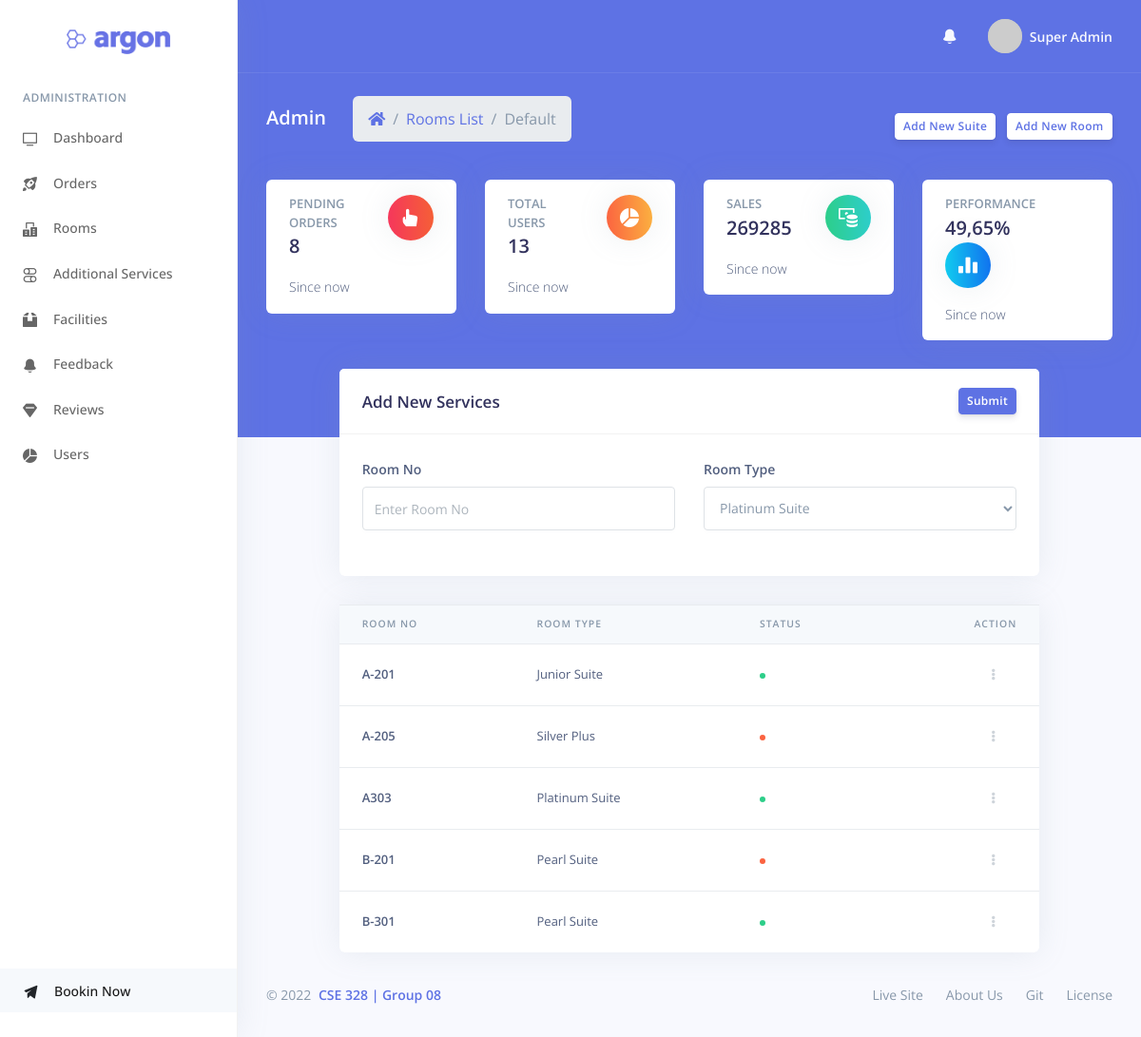
The page /?page=rooms (signed in) on the database its author committed.
### tables this page shows
CREATE TABLE `user` (
  `id` int(11) NOT NULL,
  `email` varchar(50) NOT NULL,
  `name` varchar(250) NOT NULL,
  `password` varchar(900) NOT NULL,
  `phone` varchar(20) DEFAULT NULL,
  `address` text DEFAULT NULL,
  `country` varchar(255) DEFAULT NULL,
  `postal` int(11) DEFAULT NULL,
  `created_on` datetime NOT NULL DEFAULT current_timestamp()
);

CREATE TABLE `rooms` (
  `id` int(11) NOT NULL,
  `room_no` varchar(99) NOT NULL,
  `type` int(11) NOT NULL,
  `status` int(11) NOT NULL
);

CREATE TABLE `suite` (
  `id` int(11) NOT NULL,
  `title` varchar(99) NOT NULL,
  `price` int(11) NOT NULL,
  `description` varchar(500) DEFAULT NULL,
  `area` int(11) NOT NULL,
  `beads` int(11) NOT NULL,
  `bathroom` int(11) NOT NULL,
  `facilities` varchar(999) DEFAULT NULL,
  `image` varchar(999) DEFAULT NULL
);

### include/rooms.php (the view, shortened to what this page needs)
<?php
$room = get_row( 'rooms', 'room_no' );
?>
<form action="#" method="POST">
    <div class="row">
        <div class="col-md-10 ml-auto mr-auto">
            <div class="card">
                <div class="card-header">
                    <div class="row align-items-center">
                        <div class="col-8">
                            <h3 class="mb-0">Add New Services</h3>
                        </div>
                        <div class="col-4 text-right">
                            <button type="submit" name="room-submit" class="btn btn-sm btn-primary">Submit</button>
                        </div>
                    </div>
                </div>
                <div class="card-body">
                    <div class="row">
                        <div class="col-lg-6">
                            <div class="form-group">
                                <label class="form-control-label" for="input-title">Room No</label>
                                <input type="text" id="input-title" class="form-control" name="room-no" placeholder="Enter Room No" required>
                            </div>
                        </div>
                        <div class="col-lg-6">
                            <div class="form-group">
                                <label  class="form-control-label" for="room-select">Room Type</label>
                                <select class="form-control" id="room-select" name="room-type" required>
                                  <?php
                                  $stmt = get_suite_list( 'suite' );
                                  while ($suite = $stmt->fetch(PDO::FETCH_ASSOC) ) {
                                    echo '<option value="'.$suite['id'].'">'.$suite['title'].'</option>';
                                }
                                ?>
                              </select>
                          </div>
                        </div>
                    </div>
                </div>
            </div>
        </div>
    </div>
</form>
<div class="row">
    <div class="col-md-10 ml-auto mr-auto">
        <div class="card">
            <div class="table-responsive">
                <table class="table align-items-center table-flush">
                    <thead class="thead-light">
                        <tr>
                            <th scope="col">Room No</th>
                            <th scope="col">Room Type</th>
                            <th scope="col">Status</th>
                            <th scope="col" class="text-right">Action</th>
                        </tr>
                    </thead>
                    <tbody>
                        <?php
                        while ($rooms_row = $room->fetch(PDO::FETCH_ASSOC) ) {
                            ?>
                            <tr>
                                <th scope="row"><?php echo $rooms_row['room_no']; ?></th>
                                <td><?php get_suite_title($rooms_row['type']); ?></td>
                                <td>
                                    <?php if ($rooms_row['status'] == 1) { ?>
                                        <span class="badge badge-dot">
                                            <i class="bg-success"></i>
                                        </span>
                                    <?php } else { ?>
                                        <span class="badge badge-dot">
                                            <i class="bg-warning"></i>
                                        </span>
                                    <?php } ?>
                                </td>
                                <?php if (is_admin()) { ?>
                                    <td class="text-right">
                                        <div class="dropdown">
                                            <a class="btn btn-sm btn-icon-only text-light" href="#" role="button" data-toggle="dropdown" aria-haspopup="true" aria-expanded="false">
                                                <i class="fas fa-ellipsis-v"></i>
                                            </a>
                                        </div>
                                    </td>
                                <?php } ?>
                            </tr>
                        <?php } ?>
                    </tbody>
                </table>
            </div>
        </div>
    </div>
</div>

### include/function.php (shortened to what this page needs)
<?php
function get_header( $arg = "main" ) {
	if ( $arg == 'main') {
		include('include/header.php');
	}
	elseif ( $arg == 'logout' ) {
		include('include/header_logout.php');
	}
}
function get_footer( $arg = "main" ) {
	if ( $arg == 'main') {
		include('include/footer.php');
	}
	elseif ( $arg == 'logout' ) {
		include('include/footer_logout.php');
	}
}
function get_page_title( $arg = null ) {
	$page = ( isset( $arg ) ? $arg : filter_var($_GET['page'], FILTER_SANITIZE_STRING, FILTER_FLAG_STRIP_HIGH) );
	$name = null;
	if ($page == 'dashboard')
	{
		$name = "Dashboard";
	}
	elseif ($page == 'checkout')
	{
		$name = "Checkout";
	}
	elseif ($page == 'checkout')
	{
		$name = "Checkout";
	}
	elseif ($page == 'profile')
	{
		$name = "Profile";
	}
	elseif ($page == 'feedback')
	{
		$name = "Feedback List";
	}
	elseif ($page == 'services')
	{
		$name = "Aditional Services";
	}
	elseif ($page == 'rooms')
	{
		$name = "Rooms List";
	}
	elseif ($page == 'facilities')
	{
		$name = "Facilities";
	}
	elseif ($page == 'reviews')
	{
		$name = "Reviews";
	}
	elseif ($page == 'order')
	{
		$name = "Order List";
	}
	echo $name;
}
function get_page_permalink( $arg = null, $id = false, $table = false ) {
	$page = ( isset( $arg ) ? $arg : filter_var($_GET['page'], FILTER_SANITIZE_STRING, FILTER_FLAG_STRIP_HIGH) );
	$url = null;
	if ($page == 'dashboard')
	{
		$url = "/?page=dashboard";
	}
	elseif ($page == 'checkout')
	{
		$url = "/?page=checkout";
	}
	elseif ($page == 'order-proceed')
	{
		$url = "/?page=order-proceed";
	}
	elseif ($page == 'order')
	{
		$url = "/?page=order";
	}
	elseif ($page == 'profile')
	{
		$url = "/?page=profile";
	}
	elseif ($page == 'services')
	{
		$url = "/?page=services";
	}
	elseif ($page == 'facilities')
	{
		$url = "/?page=facilities";
	}
	elseif ($page == 'feedback')
	{
		$url = "/?page=feedback";
	}
	elseif ($page == 'reviews')
	{
		$url = "/?page=reviews";
	}
	elseif ($page == 'users')
	{
		$url = "/?page=users";
	}
	elseif ($page == 'room')
	{
		$url = "/?page=rooms";
	}
	elseif ($page == 'suite')
	{
		$url = "/?page=suite";
	}
	elseif ($page == 'suite-add')
	{
		$url = "/?page=suite&action=add-new";
	}
	elseif ($page == 'room-add')
	{
		$url = "/?page=rooms";
	}
	elseif ($page == 'single-suite')
	{
		$url = "/?page=suite&id=";
	}
	elseif ($page == 'delete')
	{
		$url = "/?page=delete&from=". $table ."&id=". $id;
	}
	elseif ($page == 'status-update')
	{
		$url = "/?page=status-update&from=". $table ."&id=". $id;
	}
	else{
		$url = '#';
	}
	echo SITE_URL.$url;
}
function get_row( $table, $order_by = false ) {
	$conn = $GLOBALS['conn'];
	if ($order_by == false) {
		$stmt = $conn->prepare("SELECT * FROM $table");
	} else {
		$stmt = $conn->prepare("SELECT * FROM $table ORDER BY $order_by");
	}
	$stmt->execute();
	return $stmt;
}
function is_admin() {
	$id = $_SESSION['id'];
	if ($id == 1) {
		return true;
	}
	return false;
}
function get_user_name( $id = false ) {
	$conn = $GLOBALS['conn'];
	if($id == false)
	{
		$id = $_SESSION['id'];
	}else{
		$id = (int) $id;
	}
	$stmt = $conn->prepare("SELECT name FROM user WHERE id = $id");
	$stmt->execute();
	echo sprintf($stmt->fetchColumn());
}
function get_user_image() {
	echo "https://picsum.photos/1000/";
}
function get_total_user_count() {
	$conn = $GLOBALS['conn'];
	$stmt = $conn->prepare("SELECT id FROM user");
	$stmt->execute();
	$count = $stmt->rowCount();
	echo sprintf($count);
}
function get_painding_order_count() {
	$conn = $GLOBALS['conn'];
	$stmt = $conn->prepare("SELECT id FROM `order` WHERE status=0");
	$stmt->execute();
	$count = $stmt->rowCount();
	echo sprintf($count);
}
function get_total_sale() {
	$conn = $GLOBALS['conn'];
	$stmt = $conn->prepare("SELECT SUM(total_cost) FROM `order` WHERE status=1");
	$stmt->execute();
	echo sprintf($stmt->fetchColumn());
}
function get_suite_title( $id = false ) {
	$conn = $GLOBALS['conn'];
	if($id == false)
	{
		$id = $_SESSION['id'];
	}else{
		$id = (int) $id;
	}
	$stmt = $conn->prepare("SELECT title FROM suite WHERE id = $id");
	$stmt->execute();
	echo sprintf($stmt->fetchColumn());
}
function get_suite_list() {
	$conn = $GLOBALS['conn'];
	$stmt = $conn->prepare("SELECT * FROM suite ORDER BY price DESC");
	$stmt->execute();
	return $stmt;
}

### rows shown on the page
user: name "Super Admin"
rooms: room_no "A-201", suite.title "Junior Suite", status 1 (drawn)
rooms: room_no "A-205", suite.title "Silver Plus", status 0 (drawn)
rooms: room_no "A303", suite.title "Platinum Suite", status 1 (drawn)
rooms: room_no "B-201", suite.title "Pearl Suite", status 0 (drawn)
rooms: room_no "B-301", suite.title "Pearl Suite", status 1 (drawn)

### other values the page prints
$name "Rooms List"
sprintf($count) "8"
sprintf($count) "13"
sprintf($stmt->fetchColumn()) "269285"
form field room-type "Platinum Suite"
